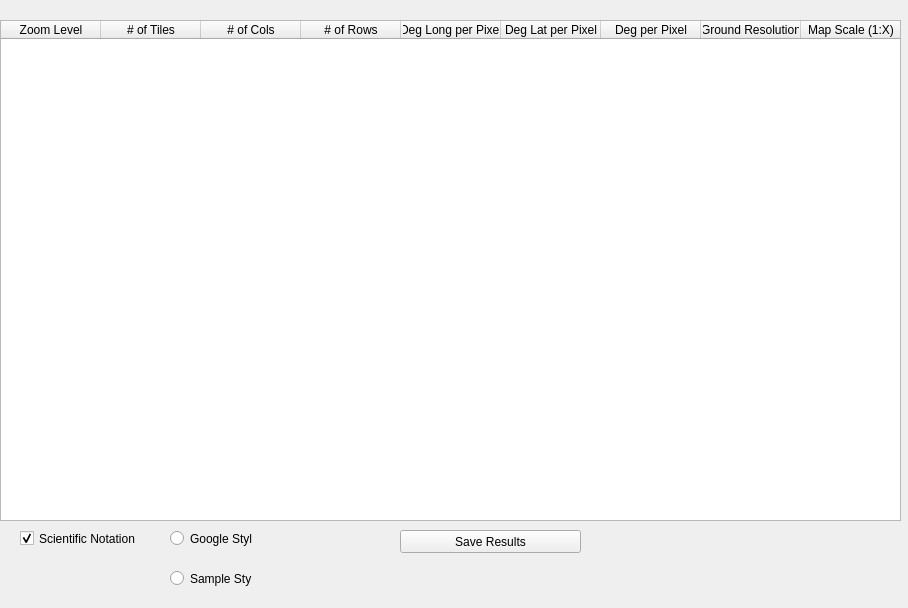
<?xml version="1.0" encoding="UTF-8"?>
<ui version="4.0">
 <class>resultForm</class>
 <widget class="QWidget" name="resultForm">
  <property name="geometry">
   <rect>
    <x>0</x>
    <y>0</y>
    <width>908</width>
    <height>608</height>
   </rect>
  </property>
  <property name="windowTitle">
   <string>Results</string>
  </property>
  <property name="windowIcon">
   <iconset>
    <normaloff>../MBR/Map.ico</normaloff>../MBR/Map.ico</iconset>
  </property>
  <widget class="QTableWidget" name="tableWidget">
   <property name="enabled">
    <bool>true</bool>
   </property>
   <property name="geometry">
    <rect>
     <x>0</x>
     <y>20</y>
     <width>901</width>
     <height>501</height>
    </rect>
   </property>
   <property name="sizePolicy">
    <sizepolicy hsizetype="Fixed" vsizetype="Fixed">
     <horstretch>0</horstretch>
     <verstretch>0</verstretch>
    </sizepolicy>
   </property>
   <property name="verticalScrollBarPolicy">
    <enum>Qt::ScrollBarAlwaysOff</enum>
   </property>
   <property name="horizontalScrollBarPolicy">
    <enum>Qt::ScrollBarAlwaysOff</enum>
   </property>
   <property name="autoScroll">
    <bool>false</bool>
   </property>
   <property name="editTriggers">
    <set>QAbstractItemView::NoEditTriggers</set>
   </property>
   <property name="dragDropOverwriteMode">
    <bool>false</bool>
   </property>
   <property name="alternatingRowColors">
    <bool>true</bool>
   </property>
   <property name="cornerButtonEnabled">
    <bool>true</bool>
   </property>
   <property name="columnCount">
    <number>9</number>
   </property>
   <attribute name="horizontalHeaderCascadingSectionResizes">
    <bool>true</bool>
   </attribute>
   <attribute name="verticalHeaderVisible">
    <bool>false</bool>
   </attribute>
   <column>
    <property name="text">
     <string>Zoom Level</string>
    </property>
   </column>
   <column>
    <property name="text">
     <string># of Tiles</string>
    </property>
   </column>
   <column>
    <property name="text">
     <string># of Cols</string>
    </property>
   </column>
   <column>
    <property name="text">
     <string># of Rows</string>
    </property>
   </column>
   <column>
    <property name="text">
     <string>Deg Long per Pixel</string>
    </property>
   </column>
   <column>
    <property name="text">
     <string>Deg Lat per Pixel</string>
    </property>
   </column>
   <column>
    <property name="text">
     <string>Deg per Pixel</string>
    </property>
   </column>
   <column>
    <property name="text">
     <string>Ground Resolution</string>
    </property>
   </column>
   <column>
    <property name="text">
     <string>Map Scale (1:X)</string>
    </property>
   </column>
  </widget>
  <widget class="QPushButton" name="saveButton">
   <property name="geometry">
    <rect>
     <x>400</x>
     <y>530</y>
     <width>181</width>
     <height>23</height>
    </rect>
   </property>
   <property name="text">
    <string>Save Results</string>
   </property>
  </widget>
  <widget class="QCheckBox" name="sciBox">
   <property name="geometry">
    <rect>
     <x>20</x>
     <y>530</y>
     <width>121</width>
     <height>17</height>
    </rect>
   </property>
   <property name="text">
    <string>Scientific Notation</string>
   </property>
   <property name="checked">
    <bool>true</bool>
   </property>
  </widget>
  <widget class="QRadioButton" name="googleButton">
   <property name="geometry">
    <rect>
     <x>170</x>
     <y>530</y>
     <width>82</width>
     <height>17</height>
    </rect>
   </property>
   <property name="text">
    <string>Google Style</string>
   </property>
  </widget>
  <widget class="QRadioButton" name="sampleButton">
   <property name="geometry">
    <rect>
     <x>170</x>
     <y>570</y>
     <width>82</width>
     <height>17</height>
    </rect>
   </property>
   <property name="text">
    <string>Sample Style</string>
   </property>
  </widget>
 </widget>
 <resources/>
 <connections/>
</ui>
